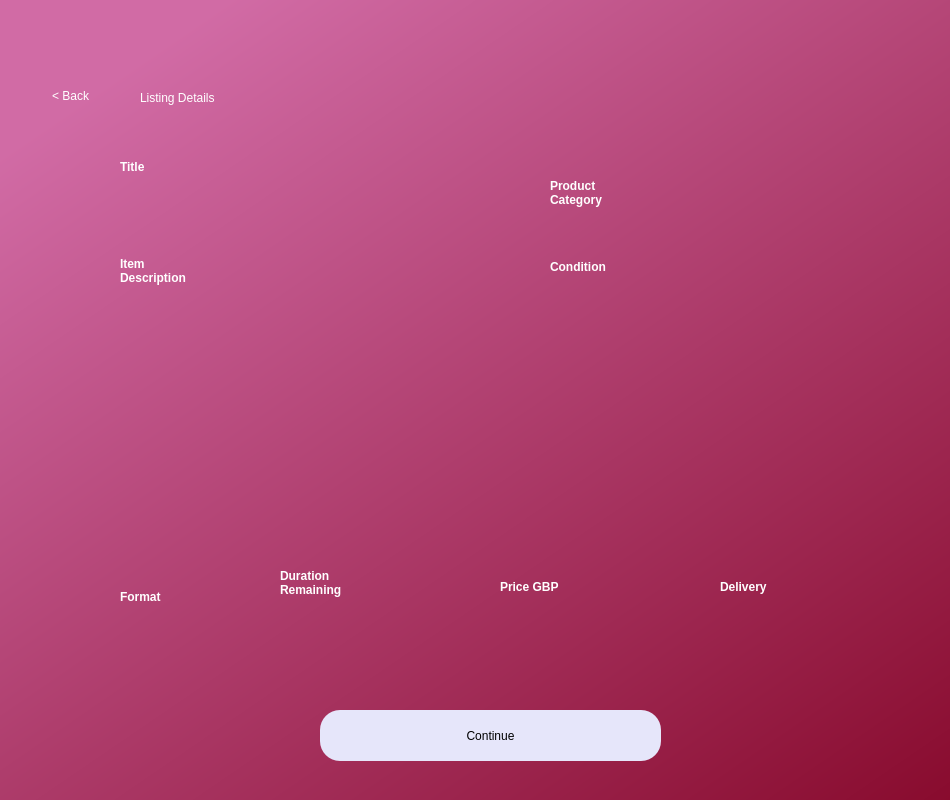
<?xml version="1.0" encoding="UTF-8"?>
<ui version="4.0">
 <class>Dialog</class>
 <widget class="QDialog" name="Dialog">
  <property name="geometry">
   <rect>
    <x>0</x>
    <y>0</y>
    <width>950</width>
    <height>800</height>
   </rect>
  </property>
  <property name="minimumSize">
   <size>
    <width>950</width>
    <height>800</height>
   </size>
  </property>
  <property name="maximumSize">
   <size>
    <width>950</width>
    <height>800</height>
   </size>
  </property>
  <property name="windowTitle">
   <string>Dialog</string>
  </property>
  <widget class="QWidget" name="bgwidget" native="true">
   <property name="geometry">
    <rect>
     <x>0</x>
     <y>0</y>
     <width>1201</width>
     <height>801</height>
    </rect>
   </property>
   <property name="styleSheet">
    <string notr="true">QWidget#bgwidget{
background-color:qlineargradient(spread:pad, x1:0.091, y1:0.101636, x2:0.991379, y2:0.977, stop:0 rgba(209, 107, 165, 255), stop:1 rgba(128, 0, 32, 255));}</string>
   </property>
   <widget class="QLabel" name="label">
    <property name="geometry">
     <rect>
      <x>140</x>
      <y>40</y>
      <width>589</width>
      <height>116</height>
     </rect>
    </property>
    <property name="styleSheet">
     <string notr="true">font: 72pt &quot;MS Shell Dlg 2&quot;; color:rgb(255, 255, 255)</string>
    </property>
    <property name="text">
     <string>Listing Details</string>
    </property>
   </widget>
   <widget class="QPushButton" name="continuepage">
    <property name="geometry">
     <rect>
      <x>320</x>
      <y>710</y>
      <width>341</width>
      <height>51</height>
     </rect>
    </property>
    <property name="styleSheet">
     <string notr="true">border-radius:20px;
background-color: rgb(230, 230, 250);
font: 14pt &quot;MS Shell Dlg 2&quot;;</string>
    </property>
    <property name="text">
     <string>Continue</string>
    </property>
   </widget>
   <widget class="QLabel" name="label_4">
    <property name="geometry">
     <rect>
      <x>120</x>
      <y>150</y>
      <width>60</width>
      <height>33</height>
     </rect>
    </property>
    <property name="styleSheet">
     <string notr="true">font: 20pt &quot;MS Shell Dlg 2&quot;;color:rgb(255, 255, 255);
font-weight: bold;</string>
    </property>
    <property name="text">
     <string>Title</string>
    </property>
   </widget>
   <widget class="QLabel" name="label_5">
    <property name="geometry">
     <rect>
      <x>550</x>
      <y>250</y>
      <width>130</width>
      <height>33</height>
     </rect>
    </property>
    <property name="styleSheet">
     <string notr="true">font: 20pt &quot;MS Shell Dlg 2&quot;;color:rgb(255, 255, 255);
font-weight: bold;</string>
    </property>
    <property name="text">
     <string>Condition</string>
    </property>
   </widget>
   <widget class="QLabel" name="label_6">
    <property name="geometry">
     <rect>
      <x>120</x>
      <y>238</y>
      <width>154</width>
      <height>66</height>
     </rect>
    </property>
    <property name="styleSheet">
     <string notr="true">font: 20pt &quot;MS Shell Dlg 2&quot;;color:rgb(255, 255, 255);
font-weight: bold;</string>
    </property>
    <property name="text">
     <string>Item 
Description</string>
    </property>
   </widget>
   <widget class="QLabel" name="label_8">
    <property name="geometry">
     <rect>
      <x>120</x>
      <y>580</y>
      <width>98</width>
      <height>33</height>
     </rect>
    </property>
    <property name="styleSheet">
     <string notr="true">font: 20pt &quot;MS Shell Dlg 2&quot;;color:rgb(255, 255, 255);
font-weight: bold;</string>
    </property>
    <property name="text">
     <string>Format</string>
    </property>
   </widget>
   <widget class="QLabel" name="label_9">
    <property name="geometry">
     <rect>
      <x>280</x>
      <y>550</y>
      <width>145</width>
      <height>66</height>
     </rect>
    </property>
    <property name="styleSheet">
     <string notr="true">font: 20pt &quot;MS Shell Dlg 2&quot;;color:rgb(255, 255, 255);
font-weight: bold;</string>
    </property>
    <property name="text">
     <string>Duration
Remaining</string>
    </property>
   </widget>
   <widget class="QLabel" name="label_10">
    <property name="geometry">
     <rect>
      <x>500</x>
      <y>570</y>
      <width>133</width>
      <height>33</height>
     </rect>
    </property>
    <property name="styleSheet">
     <string notr="true">font: 20pt &quot;MS Shell Dlg 2&quot;;color:rgb(255, 255, 255);
font-weight: bold;</string>
    </property>
    <property name="text">
     <string>Price GBP</string>
    </property>
   </widget>
   <widget class="QLabel" name="label_12">
    <property name="geometry">
     <rect>
      <x>550</x>
      <y>160</y>
      <width>123</width>
      <height>66</height>
     </rect>
    </property>
    <property name="styleSheet">
     <string notr="true">font: 20pt &quot;MS Shell Dlg 2&quot;;color:rgb(255, 255, 255);
font-weight: bold;</string>
    </property>
    <property name="text">
     <string>Product
Category</string>
    </property>
   </widget>
   <widget class="QLabel" name="label_11">
    <property name="geometry">
     <rect>
      <x>720</x>
      <y>570</y>
      <width>112</width>
      <height>33</height>
     </rect>
    </property>
    <property name="styleSheet">
     <string notr="true">font: 20pt &quot;MS Shell Dlg 2&quot;;color:rgb(255, 255, 255);
font-weight: bold;</string>
    </property>
    <property name="text">
     <string>Delivery</string>
    </property>
   </widget>
   <widget class="QLabel" name="error">
    <property name="geometry">
     <rect>
      <x>310</x>
      <y>680</y>
      <width>361</width>
      <height>20</height>
     </rect>
    </property>
    <property name="styleSheet">
     <string notr="true">font: 12pt &quot;MS Shell Dlg 2&quot;; color:red;</string>
    </property>
    <property name="text">
     <string/>
    </property>
    <property name="alignment">
     <set>Qt::AlignCenter</set>
    </property>
   </widget>
   <widget class="QPushButton" name="goback">
    <property name="geometry">
     <rect>
      <x>30</x>
      <y>50</y>
      <width>81</width>
      <height>91</height>
     </rect>
    </property>
    <property name="styleSheet">
     <string notr="true">border-radius:20px;
font: 14pt &quot;MS Shell Dlg 2&quot;; color:rgb(255, 255, 255)</string>
    </property>
    <property name="text">
     <string>&lt; Back</string>
    </property>
   </widget>
   <widget class="QLabel" name="titlefield">
    <property name="geometry">
     <rect>
      <x>120</x>
      <y>186</y>
      <width>371</width>
      <height>51</height>
     </rect>
    </property>
    <property name="styleSheet">
     <string notr="true">background-color:rgba(0,0,0,0);
font: 16pt &quot;MS Shell Dlg 2&quot;;color:rgb(255, 255, 255)</string>
    </property>
    <property name="text">
     <string/>
    </property>
   </widget>
   <widget class="QLabel" name="descfield">
    <property name="geometry">
     <rect>
      <x>120</x>
      <y>310</y>
      <width>661</width>
      <height>231</height>
     </rect>
    </property>
    <property name="styleSheet">
     <string notr="true">background-color:rgba(0,0,0,0);
font: 16pt &quot;MS Shell Dlg 2&quot;;color:rgb(255, 255, 255)</string>
    </property>
    <property name="text">
     <string/>
    </property>
    <property name="alignment">
     <set>Qt::AlignLeading|Qt::AlignLeft|Qt::AlignTop</set>
    </property>
   </widget>
   <widget class="QLabel" name="conditionfield">
    <property name="geometry">
     <rect>
      <x>700</x>
      <y>250</y>
      <width>171</width>
      <height>41</height>
     </rect>
    </property>
    <property name="styleSheet">
     <string notr="true">background-color:rgba(0,0,0,0);
font: 16pt &quot;MS Shell Dlg 2&quot;;
color:rgb(255, 255, 255);</string>
    </property>
    <property name="text">
     <string/>
    </property>
   </widget>
   <widget class="QLabel" name="categoryfield">
    <property name="geometry">
     <rect>
      <x>700</x>
      <y>170</y>
      <width>181</width>
      <height>41</height>
     </rect>
    </property>
    <property name="styleSheet">
     <string notr="true">background-color:rgba(0,0,0,0);
font: 16pt &quot;MS Shell Dlg 2&quot;;
color:rgb(255, 255, 255)</string>
    </property>
    <property name="text">
     <string/>
    </property>
   </widget>
   <widget class="QLabel" name="pricefield">
    <property name="geometry">
     <rect>
      <x>480</x>
      <y>610</y>
      <width>181</width>
      <height>71</height>
     </rect>
    </property>
    <property name="styleSheet">
     <string notr="true">background-color:rgba(0,0,0,0);
font: 16pt &quot;MS Shell Dlg 2&quot;;
color:rgb(255, 255, 255);</string>
    </property>
    <property name="text">
     <string/>
    </property>
    <property name="alignment">
     <set>Qt::AlignLeading|Qt::AlignLeft|Qt::AlignTop</set>
    </property>
   </widget>
   <widget class="QLabel" name="durationfield">
    <property name="geometry">
     <rect>
      <x>290</x>
      <y>620</y>
      <width>121</width>
      <height>71</height>
     </rect>
    </property>
    <property name="styleSheet">
     <string notr="true">background-color:rgba(0,0,0,0);
font: 16pt &quot;MS Shell Dlg 2&quot;;
color:rgb(255, 255, 255);</string>
    </property>
    <property name="text">
     <string/>
    </property>
    <property name="alignment">
     <set>Qt::AlignLeading|Qt::AlignLeft|Qt::AlignTop</set>
    </property>
   </widget>
   <widget class="QLabel" name="formatfield">
    <property name="geometry">
     <rect>
      <x>120</x>
      <y>620</y>
      <width>101</width>
      <height>31</height>
     </rect>
    </property>
    <property name="styleSheet">
     <string notr="true">background-color:rgba(0,0,0,0);
font: 16pt &quot;MS Shell Dlg 2&quot;;
color:rgb(255, 255, 255);</string>
    </property>
    <property name="text">
     <string/>
    </property>
    <property name="alignment">
     <set>Qt::AlignLeading|Qt::AlignLeft|Qt::AlignVCenter</set>
    </property>
   </widget>
   <widget class="QLabel" name="deliveryfield">
    <property name="geometry">
     <rect>
      <x>710</x>
      <y>610</y>
      <width>121</width>
      <height>31</height>
     </rect>
    </property>
    <property name="styleSheet">
     <string notr="true">background-color:rgba(0,0,0,0);
font: 16pt &quot;MS Shell Dlg 2&quot;;
color:rgb(255, 255, 255);</string>
    </property>
    <property name="text">
     <string/>
    </property>
    <property name="alignment">
     <set>Qt::AlignLeading|Qt::AlignLeft|Qt::AlignTop</set>
    </property>
   </widget>
   <widget class="QLabel" name="deliverylocation">
    <property name="geometry">
     <rect>
      <x>680</x>
      <y>640</y>
      <width>171</width>
      <height>61</height>
     </rect>
    </property>
    <property name="styleSheet">
     <string notr="true">background-color:rgba(0,0,0,0);
font: 16pt &quot;MS Shell Dlg 2&quot;;
color:rgb(255, 255, 255);</string>
    </property>
    <property name="text">
     <string/>
    </property>
    <property name="alignment">
     <set>Qt::AlignLeading|Qt::AlignLeft|Qt::AlignTop</set>
    </property>
   </widget>
  </widget>
 </widget>
 <tabstops>
  <tabstop>continuepage</tabstop>
 </tabstops>
 <resources>
  <include location="placeholder.qrc"/>
 </resources>
 <connections/>
</ui>
